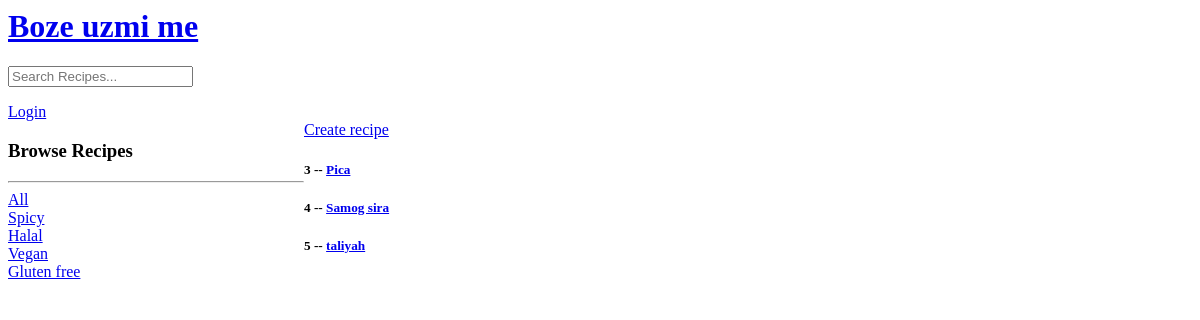
The app's page /, older data.
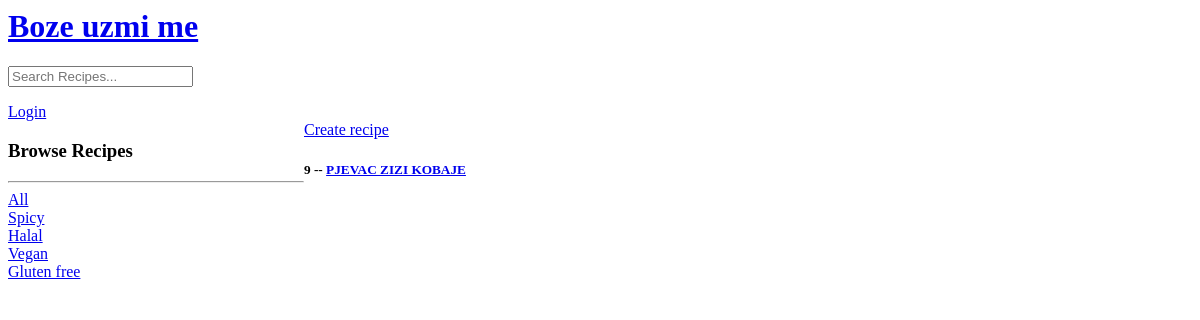
The same page, newer data.
### base/models.py (models this page shows, shortened)
class Recipe_Type(models.Model):
    name = models.TextField(max_length=200)

class Recipe(models.Model):
    user = models.ForeignKey(
        User, on_delete=models.SET_NULL, default='', null=True)
    name = models.CharField(max_length=200)
    recipe_type = models.ForeignKey(
        Recipe_Type, on_delete=models.SET_NULL,  null=True)
    description = models.TextField(null=True, blank=True)
    updated = models.DateTimeField(auto_now=True)
    created = models.DateTimeField(auto_now_add=True)
    recipe_image = models.ImageField(
        null=True, blank=True, upload_to="images/")

### base/views.py (the view)
# urls.py: 2. Add a URL to urlpatterns:  path('', views.home, name='home')
def home(request):
    q = request.GET.get('q') if request.GET.get('q') != None else ''
    recipes = Recipe.objects.filter(recipe_type__name__icontains=q)
    recipe_types = Recipe_Type.objects.all()
    context = {'recipes': recipes, 'recipe_types': recipe_types}
    return render(request, 'base/home.html', context)

### base/templates/base/home.html (shortened to what this page needs)
{% extends 'main.html' %}
{% block content %}
<div class="home-container">
    <div>
        <h3>Browse Recipes</h3>
        <hr>
        <div>
            <a href="{% url 'home' %}">All</a>
              </div>
        {% for recipe_type in recipe_types %}
          <div>
        <a href="{% url 'home' %}?q={{recipe_type.name}}">{{recipe_type.name}}</a>
          </div>
        {% endfor %}
    </div>
    <div>
        <a href="{% url 'create-recipe'  %}">Create recipe</a>
        <div>
         {% for recipe in recipes %}
         <div>
             <h5>{{recipe.id}} -- <a href="/recipe/{{recipe.id}}"> {{recipe.name}}</a></h5>
         </div>
         {% endfor %}
        </div>
    </div>
</div>
{% endblock content %}

### templates/main.html (shortened to what this page needs)
<body>
   {% include 'navbar.html' %}
    {% block content %}
    {% endblock %}
</body>

### templates/navbar.html
<a href="/">
    <h1>Boze uzmi me</h1>
</a>
<form method="GET" action="{%url 'home'%}">
    <input type="text" name="q" placeholder="Search Recipes..."/ >
</form>
{% if request.user.is_authenticated %}
<p>Hello {{request.user}}</p>
<a href="{% url 'logout' %}">Logout</a>
{% else %}
<a href="{% url 'login' %}" >Login</a>
{% endif %}

### base/templates/base/home.html (style rules this page uses)
.home-container { display: grid; grid-template-columns: 1fr 3fr; }

Row changes from the older to the newer data that the page shows:
removed Recipe: id "3", name "Pica"
removed Recipe: id "4", name "Samog sira"
removed Recipe: id "5", name "taliyah"
added Recipe: id "9", name "PJEVAC ZIZI KOBAJE"
